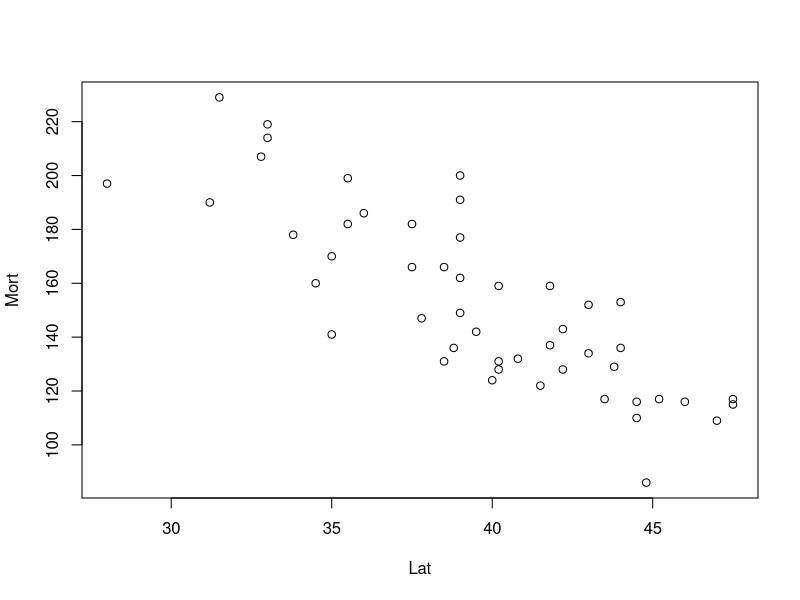
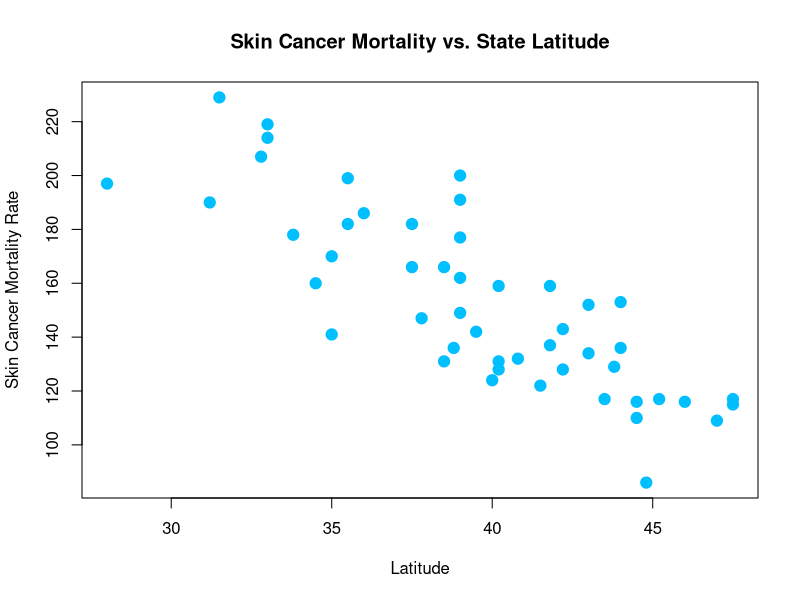
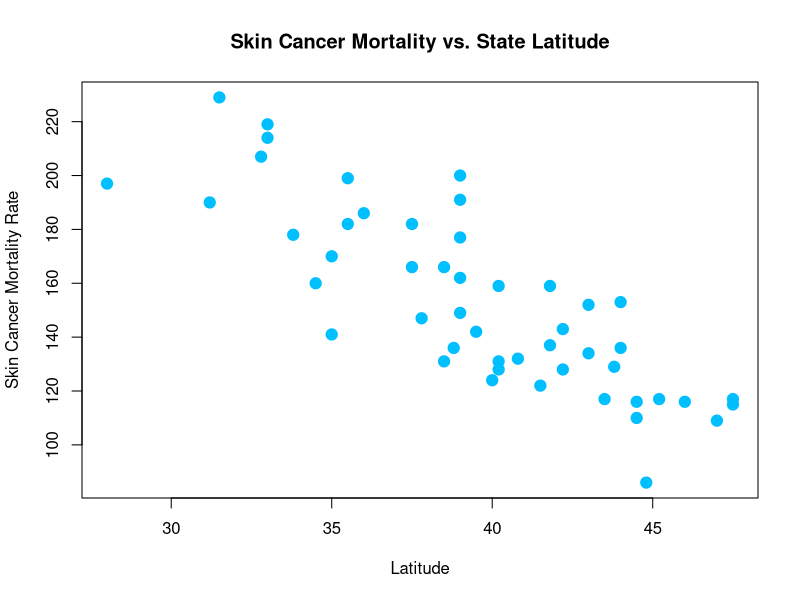

Generate these figures, in order, with R:
## ---- chunk 1
    set.seed(123)
    rnorm(5)
## ---- chunk 2
    # define function
    get_sd = function(x, biased = FALSE) {
      n = length(x) - 1 * !biased
      sqrt((1 / n) * sum((x - mean(x)) ^ 2))
    }
    
    # generate random sample data
    set.seed(42)
    (test_sample = rnorm(n = 10, mean = 2, sd = 5))
    
    # run function on generated data
    get_sd(test_sample)
## ---- chunk 3
    library(readr)
    example_data = read_table("data/skincancer.txt")
## ---- chunk 4
  plot(Mort ~ Lat, data = example_data)
## ---- chunk 5
    plot(Mort ~ Lat, data = example_data,
         xlab = "Latitude",
         ylab = "Skin Cancer Mortality Rate",
         main = "Skin Cancer Mortality vs. State Latitude",
         pch  = 19,
         cex  = 1.5,
         col  = "deepskyblue")
## ---- chunk 6
    plot(Mort ~ Lat, data = example_data,
         xlab = "Latitude",
         ylab = "Skin Cancer Mortality Rate",
         main = "Skin Cancer Mortality vs. State Latitude",
         pch  = 19,
         cex  = 1.5,
         col  = "deepskyblue")
## ---- chunk 7
  print("Hello World!")
## ---- chunk 8
    x = 1:10
    y = 1:10
    summary(lm(y ~ x))
